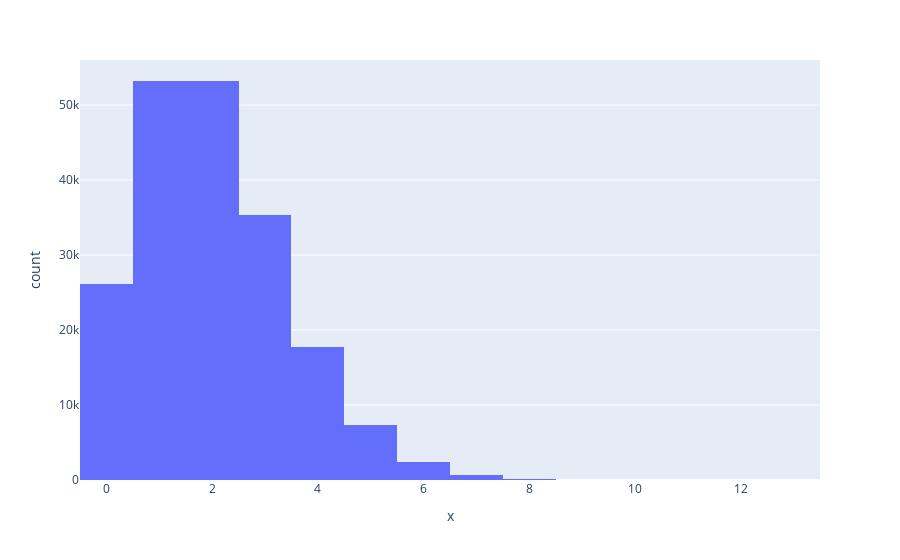

Notebook code cell kept with this figure:
### Code cell
px.histogram(x=poisson_rv.rvs(196000))

### Figure 1 — Plotly figure (JSON) as saved in the notebook; plotly's stock layout.template omitted (floating-point values rounded to 4 significant figures; data arrays with more than 128 entries replaced by an {"elided": "..."} marker saying what was removed)
{"data": [{"alignmentgroup": "True", "bingroup": "x", "hovertemplate": "x=%{x}<br>count=%{y}<extra></extra>", "legendgroup": "", "marker": {"color": "#636efa", "pattern": {"shape": ""}}, "name": "", "offsetgroup": "", "orientation": "v", "showlegend": false, "type": "histogram", "x": {"elided": "196000 int values"}, "xaxis": "x", "yaxis": "y"}], "layout": {"barmode": "relative", "legend": {"tracegroupgap": 0}, "margin": {"t": 60}, "xaxis": {"anchor": "y", "domain": [0, 1], "title": {"text": "x"}}, "yaxis": {"anchor": "x", "domain": [0, 1], "title": {"text": "count"}}}}
